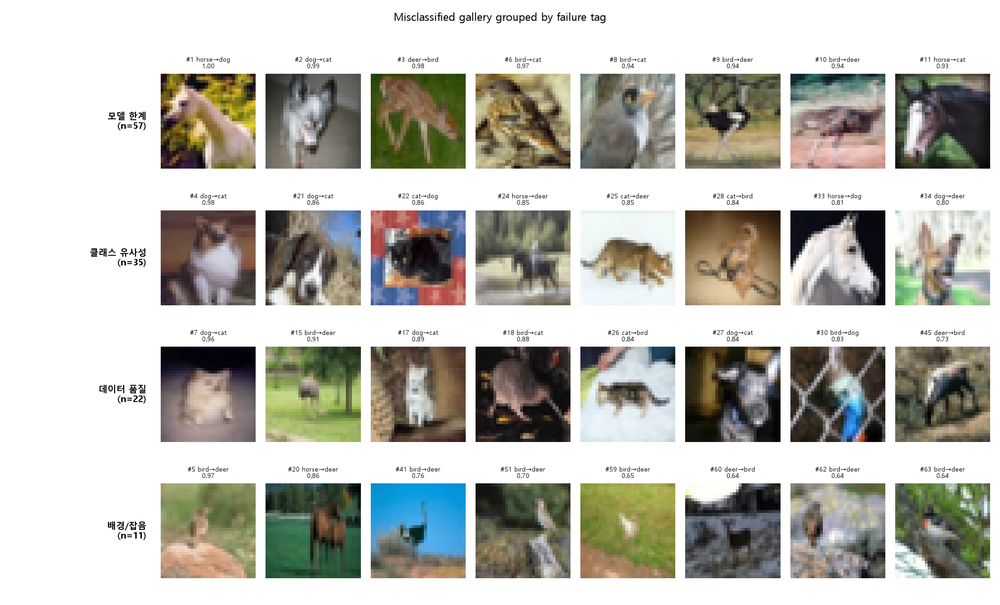
#> input picture outputs/track_a/partial/error_gallery_by_tag.png, 1000 x 605 px, shrunk from 2128 x 1288 before the run
$ python -i error_analysis.py   (imports and definitions only)
#> lines starting #> are read from the running program, lines starting #| are printed output that depends on the picture
"""Track A: 오차 분석 (Human-in-the-loop).

1) extract   : 오분류 이미지 추출 + 번호 붙인 리뷰 시트 + 태깅용 CSV(자동 '힌트'만 채움)
2) (사람)     : 리뷰 시트/원본 이미지를 직접 보고 CSV의 `tag` 열을 채운다  ← 필수, 자동화 금지
3) summarize : 태그 통계 + 태그별 오분류 갤러리 + reports/error_analysis.md 생성
4) compare   : 개선(증강 등) 후 Run에서 태그별로 오분류가 얼마나 회복됐는지 정량화

  python -m src.track_a.error_analysis extract   --run outputs/track_a/full
  python -m src.track_a.error_analysis summarize --table reports/error_analysis_table.csv
  python -m src.track_a.error_analysis compare   --table reports/error_analysis_table.csv \
         --before outputs/track_a/full --after outputs/track_a/full_aug_strong
"""
import argparse
import math
import shutil
from pathlib import Path

import matplotlib

# [1 line not run here, left out]
import matplotlib.pyplot as plt
import numpy as np
import pandas as pd
from PIL import Image, ImageFilter

from src.common.utils import ensure_dir

TAGS = {
    "데이터 품질": "데이터 증강 (밝기/대비/블러/해상도)",
    "배경/잡음": "배경 제거·Crop/RandomErasing 증강",
    "클래스 유사성": "특징 학습 강화 (Fine-tuning 범위↑, 고해상도, Metric learning)",
    "라벨 오류": "데이터 정제 (재라벨링/제외)",
    "모델 한계": "모델 구조 변경 (더 큰 Backbone, Attention/ViT)",
}
COLS = ["no", "file", "true", "pred", "confidence", "prob_true", "auto_hint", "tag", "detail", "note"]

# [5 lines not run here, left out]
plt.rcParams["axes.unicode_minus"] = False


# ----------------------------------------------------------------------------- image stats (힌트용)
def image_stats(path):
    g = Image.open(path).convert("L")
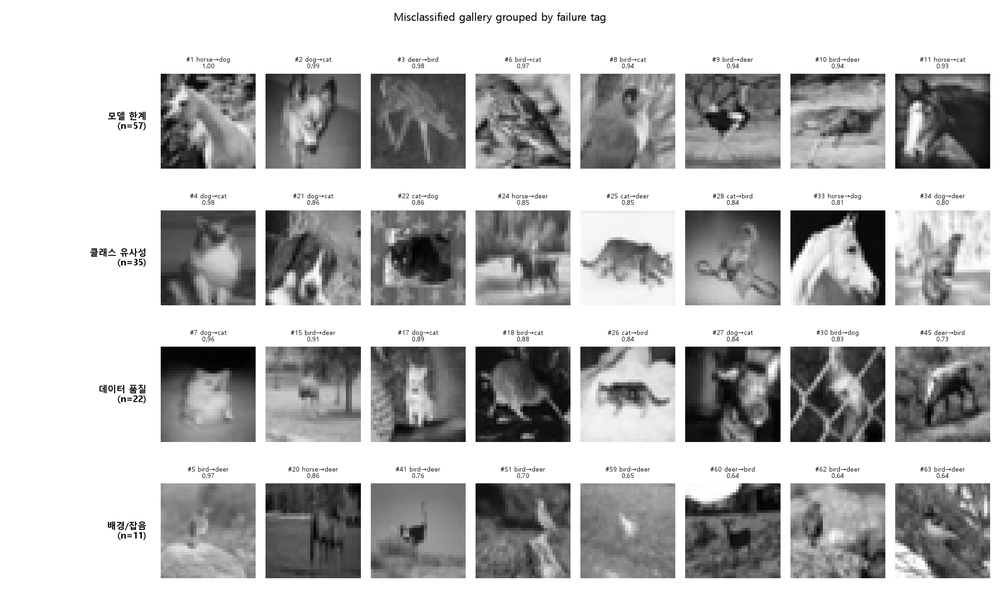
#> g: PIL image 1000x605 L; min 0, max 255, mean 187
    a = np.asarray(g, dtype=np.float32) / 255.0
    lap = np.asarray(g.filter(ImageFilter.Kernel((3, 3), [0, 1, 0, 1, -4, 1, 0, 1, 0], 1, 128)), np.float32)
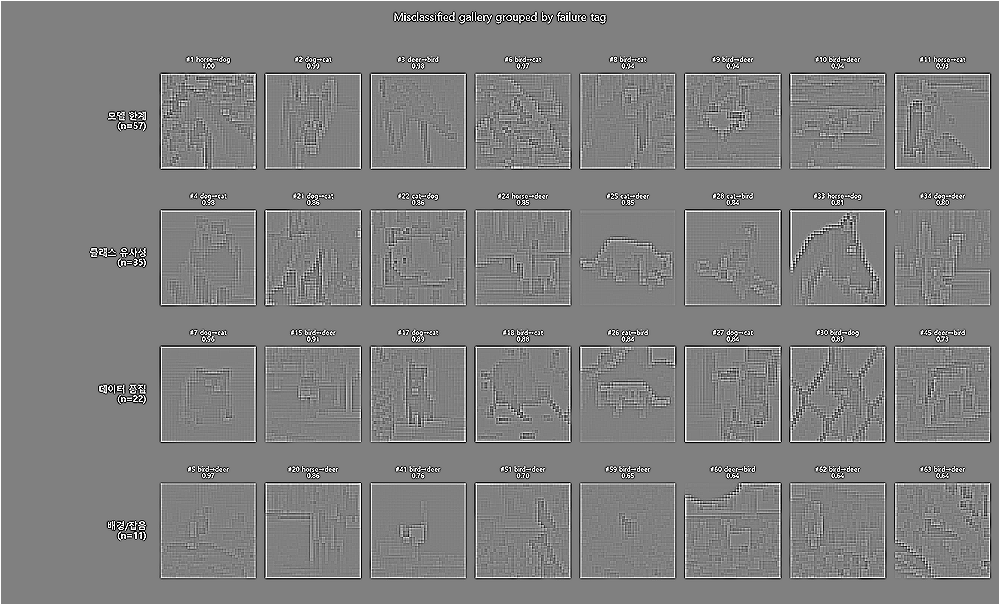
#> lap: shape (605, 1000) float32; min 0, max 255, mean 128.2
    edges = np.asarray(g.filter(ImageFilter.FIND_EDGES), np.float32) / 255.0
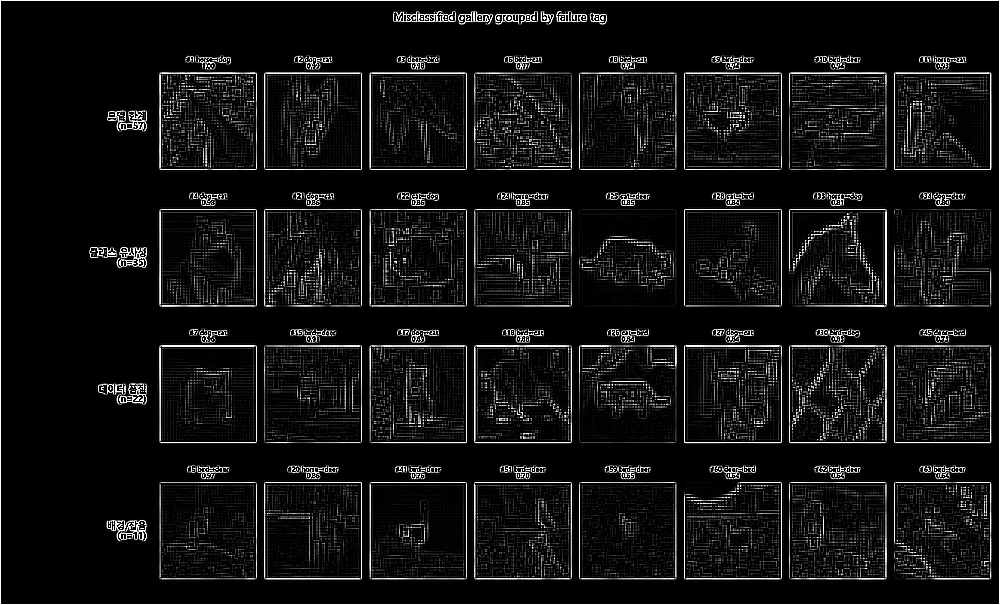
#> edges: shape (605, 1000) float32; min 0, max 1, mean 0.0736
    return dict(brightness=a.mean(), contrast=a.std(), sharpness=lap.var(), edge_density=(edges > 0.2).mean(),
                resolution=min(g.size))


# [169 lines left out: functions auto_hints, extract, load_tagged, gallery, summarize, compare and 1 more, not called in this run]


# [2 lines not run here, left out]

>>> result = image_stats('../../outputs/track_a/partial/error_gallery_by_tag.png')
#> result = {'brightness': 0.733, 'contrast': 0.313, 'sharpness': 933.1, 'edge_density': 0.105, 'resolution': 605}

$ run again, on outputs/track_a/partial/loss_curve.png
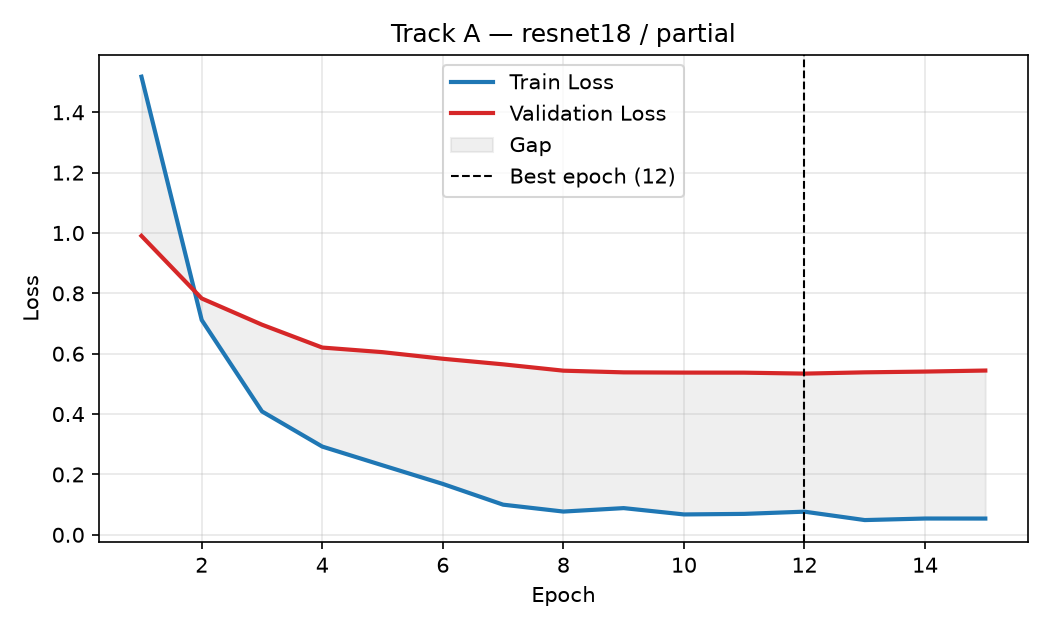
#> input picture outputs/track_a/partial/loss_curve.png, 1050 x 630 px
#> in image_stats, `lap = np.asarray(g.filter(ImageFilter.Kernel((3, 3), [0, 1, 0, 1, -4, ..`:
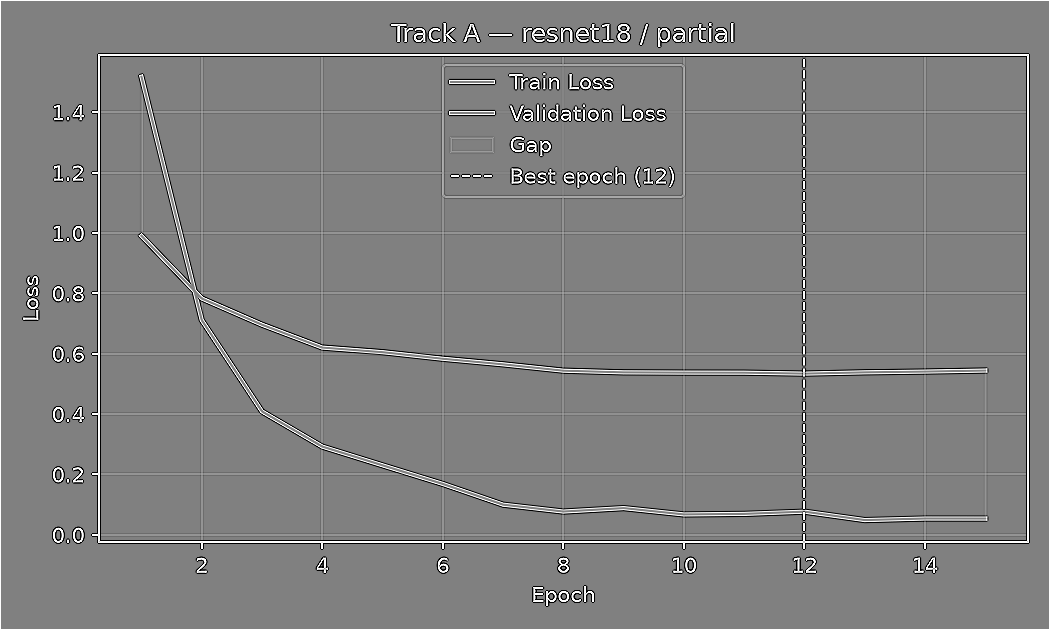
#> lap: shape (630, 1050) float32; min 0, max 255, mean 128.3
#> in image_stats, `edges = np.asarray(g.filter(ImageFilter.FIND_EDGES), np.float32) / 255.0`:
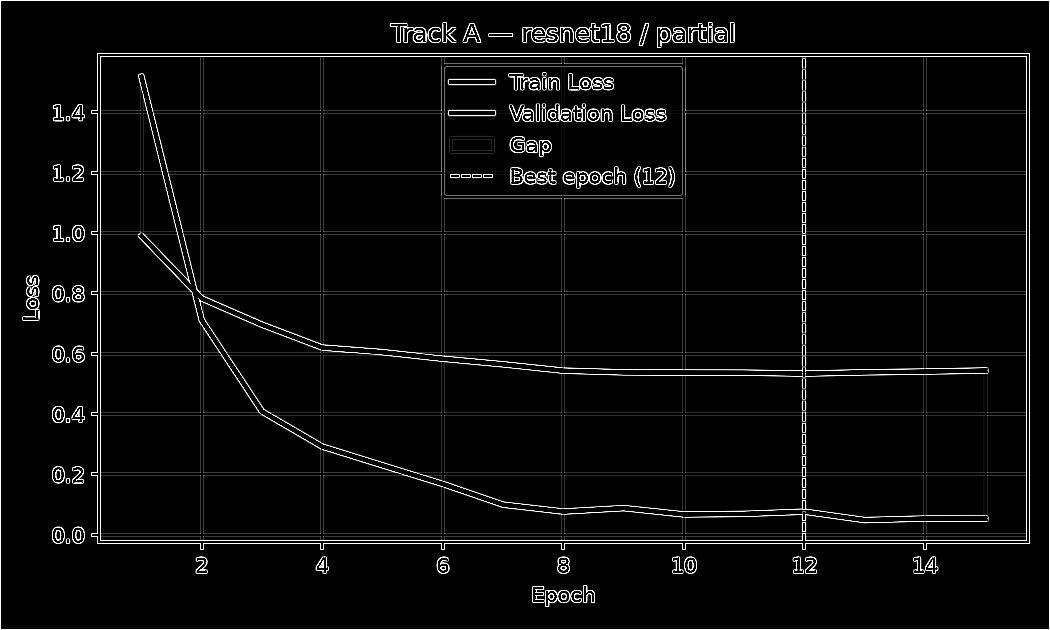
#> edges: shape (630, 1050) float32; min 0, max 1, mean 0.0413
#> result = {'brightness': 0.962, 'contrast': 0.138, 'sharpness': 837.8, 'edge_density': 0.0604, 'resolution': 630}

$ run again, on outputs/track_a/partial/review_sheet_1.png
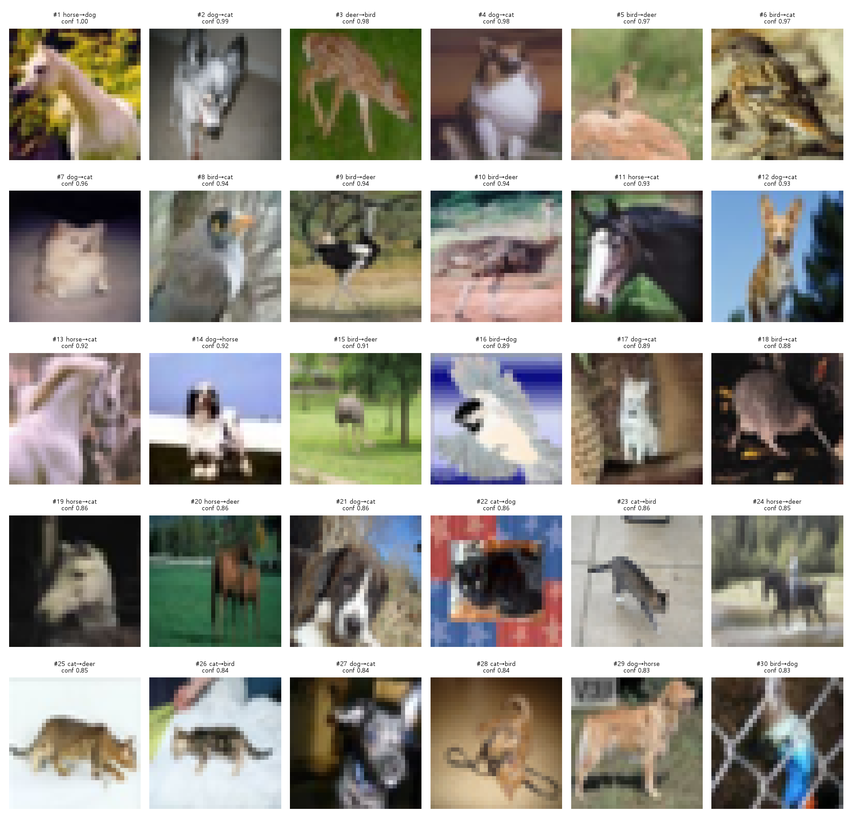
#> input picture outputs/track_a/partial/review_sheet_1.png, 852 x 828 px, shrunk from 1872 x 1820 before the run
#> in image_stats, `lap = np.asarray(g.filter(ImageFilter.Kernel((3, 3), [0, 1, 0, 1, -4, ..`:
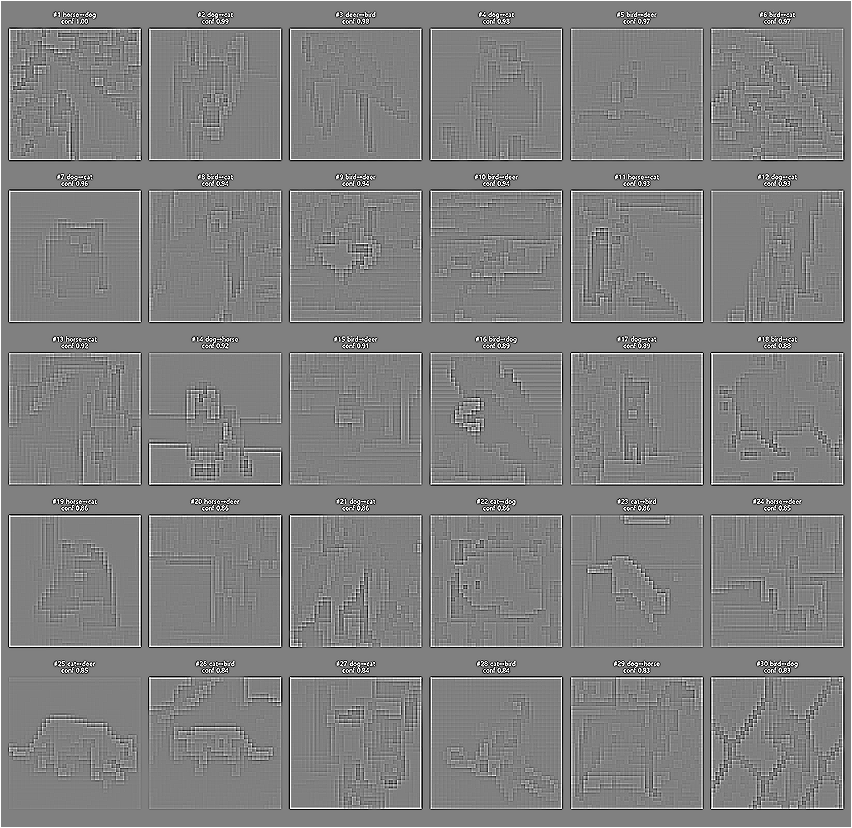
#> lap: shape (828, 852) float32; min 0, max 255, mean 128.3
#> in image_stats, `edges = np.asarray(g.filter(ImageFilter.FIND_EDGES), np.float32) / 255.0`:
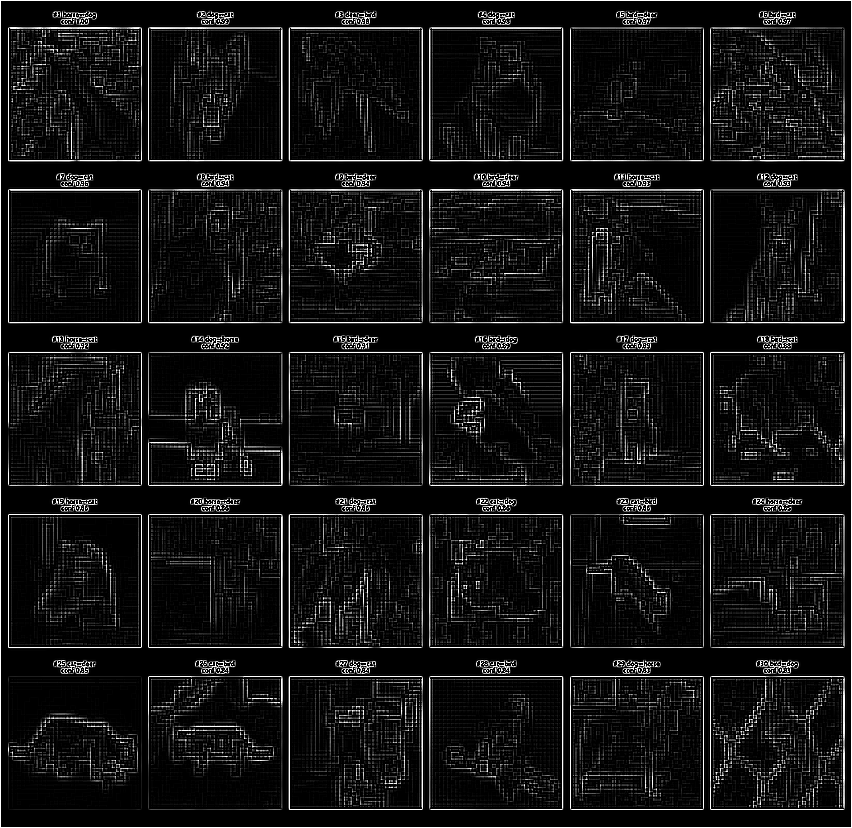
#> edges: shape (828, 852) float32; min 0, max 1, mean 0.0773
#> result = {'brightness': 0.599, 'contrast': 0.309, 'sharpness': 905.4, 'edge_density': 0.11, 'resolution': 828}

$ run again, on outputs/track_a/partial/review_sheet_2.png
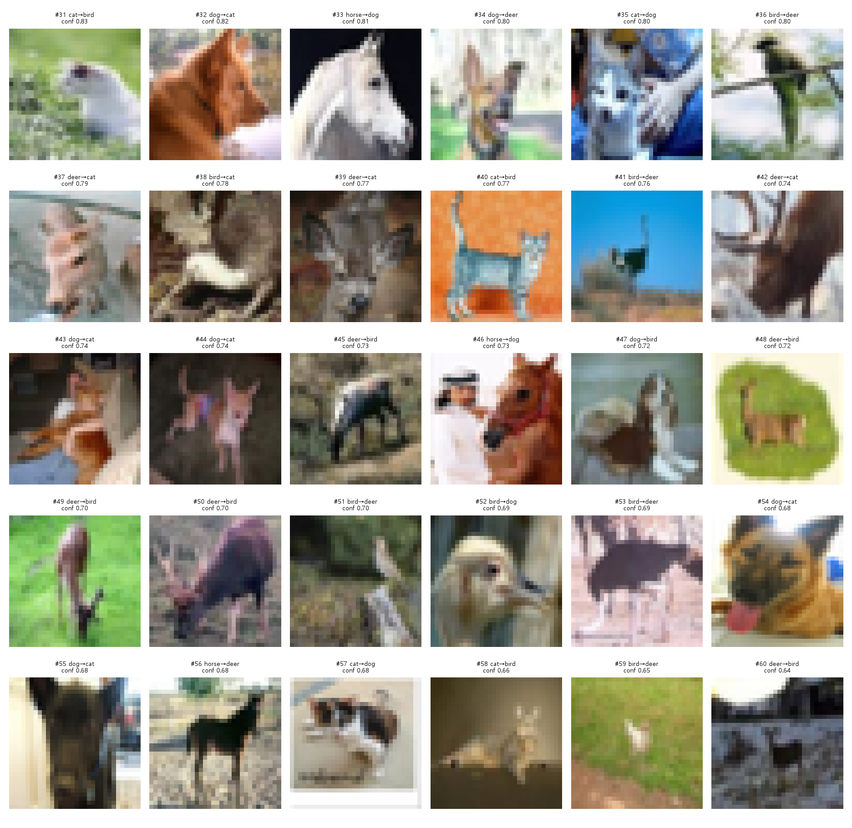
#> input picture outputs/track_a/partial/review_sheet_2.png, 852 x 828 px, shrunk from 1872 x 1820 before the run
#> in image_stats, `lap = np.asarray(g.filter(ImageFilter.Kernel((3, 3), [0, 1, 0, 1, -4, ..`:
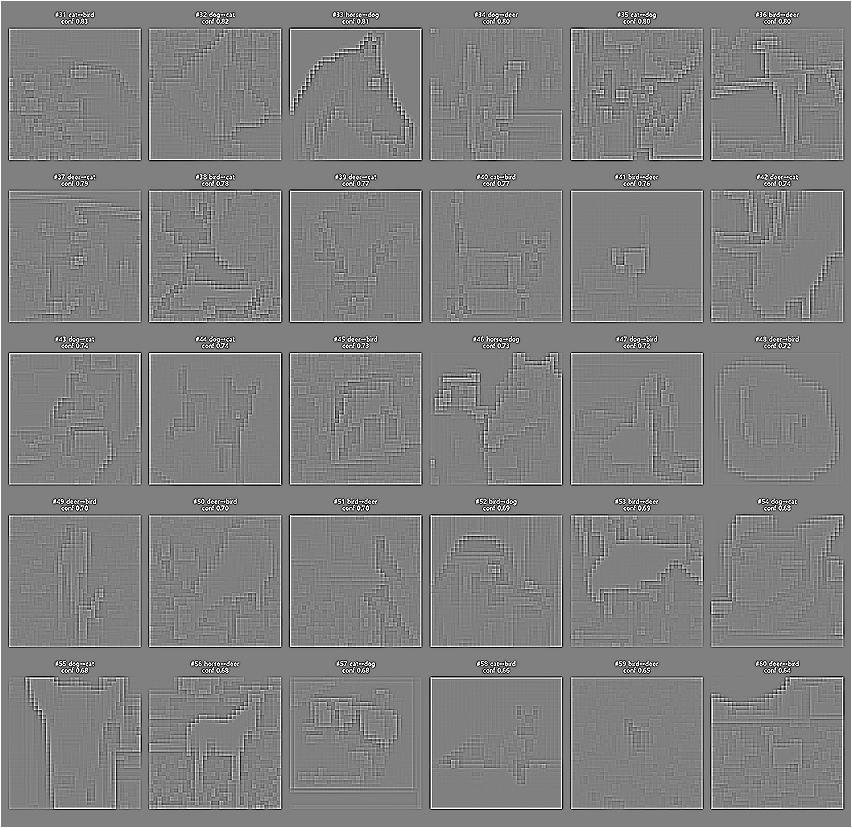
#> lap: shape (828, 852) float32; min 0, max 255, mean 128.3
#> in image_stats, `edges = np.asarray(g.filter(ImageFilter.FIND_EDGES), np.float32) / 255.0`:
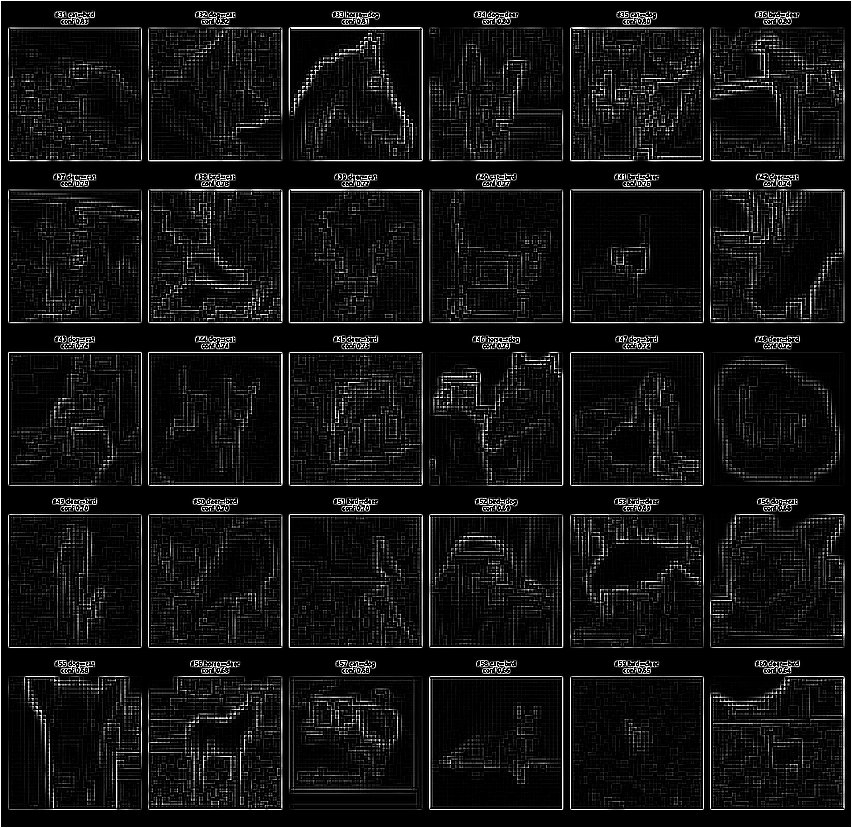
#> edges: shape (828, 852) float32; min 0, max 1, mean 0.0747
#> result = {'brightness': 0.63, 'contrast': 0.295, 'sharpness': 811.6, 'edge_density': 0.106, 'resolution': 828}
